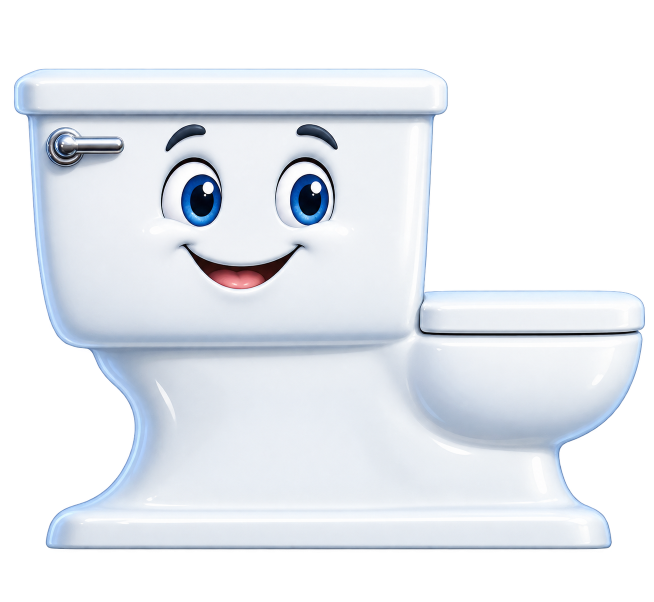
#> input picture preparation/design/gameplay-toilet-r2/candidate-b/assets/object_toilet.generated.png, 1308 x 1203 px (shown at 1/2 size); its folder holds only this picture in this run
$ python prepare_assets.py
#> lines starting #> are read from the running program, lines starting #| are printed output that depends on the picture; after the words box and inside, x2 and y2 are one past the last pixel; in counts of white or black regions, pixels touching at a corner belong together
"""Local alpha cleanup and NEXT derivation; original generated pixels retained separately."""
from pathlib import Path
import hashlib
import json
import shutil
from PIL import Image, ImageFilter, ImageDraw

ROOT = Path(__file__).resolve().parent
ASSETS = ROOT / 'assets'
ASSETS.mkdir(exist_ok=True)
SOURCES = json.loads((ROOT / 'SOURCE.json').read_text())
#> (reads preparation/design/gameplay-shapes/SOURCE.json from the repository)
rows = []
for source in SOURCES['sources']:
    if not source['selected']:
        continue
    slug = source['slug']
    original = Path(source['generated_path'])
    copied = ASSETS / f'object_{slug}.generated.png'
    shutil.copy2(original, copied)
    im = Image.open(copied).convert('RGBA')
#> im is the input picture: PIL image 1308x1203 RGBA; mean R, G, B, A 124.8, 128.8, 134.4, 143.3
    alpha = im.getchannel('A')
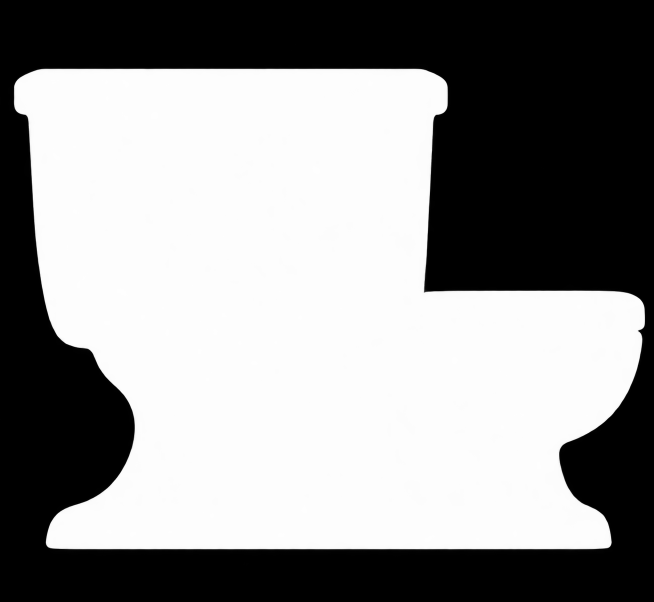
#> alpha: PIL image 1308x1203 L (shown at 1/2 size); min 0, max 255, mean 143.3
    # A solid seed inside each subject excludes detached alpha specks. Median
    # smooths only sub-pixel-at-game-scale generated edge noise; RGB is retained.
    binary = alpha.point(lambda v: 255 if v >= 160 else 0).filter(ImageFilter.MedianFilter(7))
#> binary: PIL image 1308x1203 L; 56.6% white; 1 black region, box (x1, y1, x2, y2) and area: (0, 0, 1308, 1203) 683118
    seed = (int(im.width * .5), int(im.height * (.65 if slug == 'toilet' else .5)))
#> seed = (654, 781)
    if binary.getpixel(seed) != 255:
        raise ValueError(f'{slug}: foreground seed missing')
    ImageDraw.floodfill(binary, seed, 128, thresh=0)
    subject = binary.point(lambda v: 255 if v == 128 else 0)
    mask = subject.filter(ImageFilter.GaussianBlur(.7))
    im.putalpha(mask)
    box = mask.getbbox()
#> box = (26, 136, 1292, 1100)
    crop = im.crop(box)
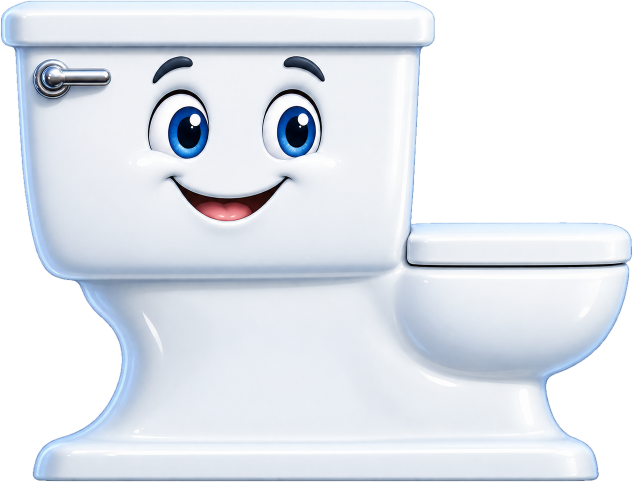
#> crop: PIL image 1266x964 RGBA (shown at 1/2 size); mean R, G, B, A 158.8, 164, 171.2, 186; transparent parts drawn white
    # Same maximum raster dimension, never anisotropic scaling.
    scale = min(1, 768 / max(crop.size))
#> scale = 0.607
    out_size = (round(crop.width * scale), round(crop.height * scale))
#> out_size = (768, 585)
    crop = crop.resize(out_size, Image.Resampling.LANCZOS)
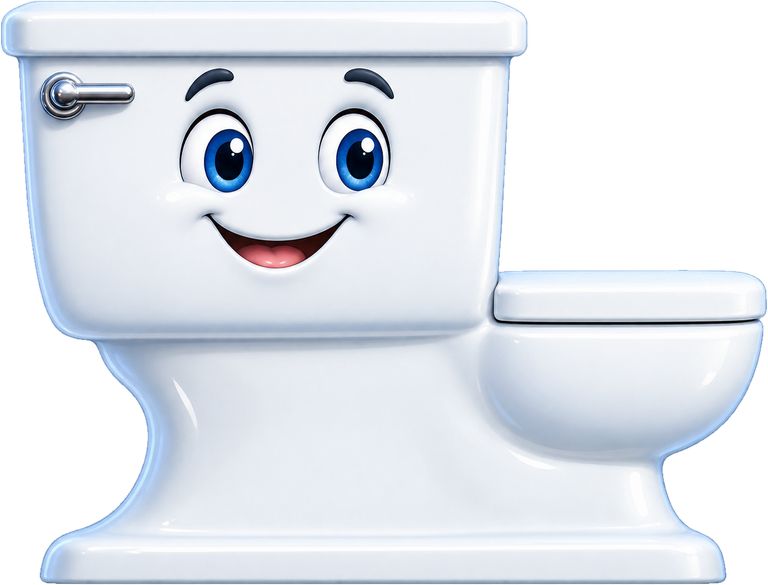
#> crop: PIL image 768x585 RGBA; mean R, G, B, A 157.4, 162.6, 169.8, 186; transparent parts drawn white
    output = Image.new('RGBA', (crop.width + 16, crop.height + 16))
#> output: PIL image 784x601 RGBA; every value is 0
    output.paste(crop, (8, 8))
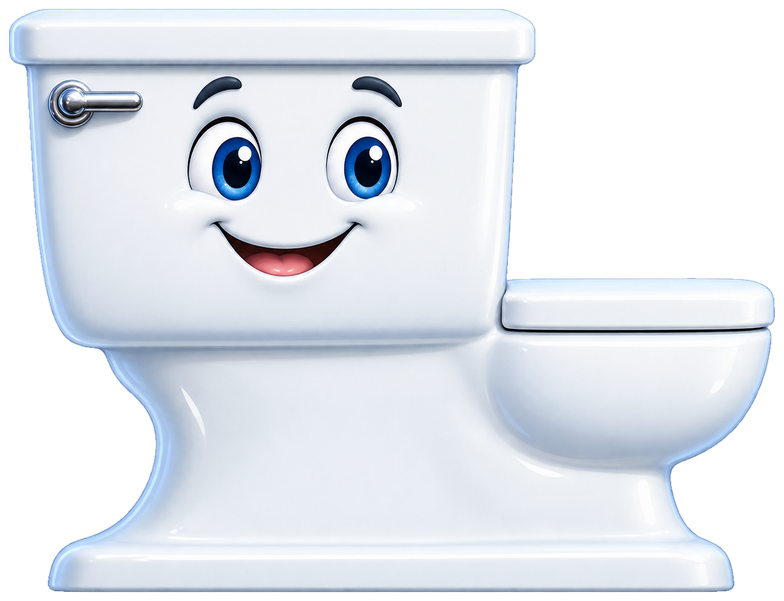
#> output: PIL image 784x601 RGBA; mean R, G, B, A 150.1, 155, 161.9, 177.4; transparent parts drawn white
    sprite = ASSETS / f'object_{slug}.png'
    output.save(sprite)
    silhouette = Image.new('RGBA', output.size, (216, 231, 248, 255))
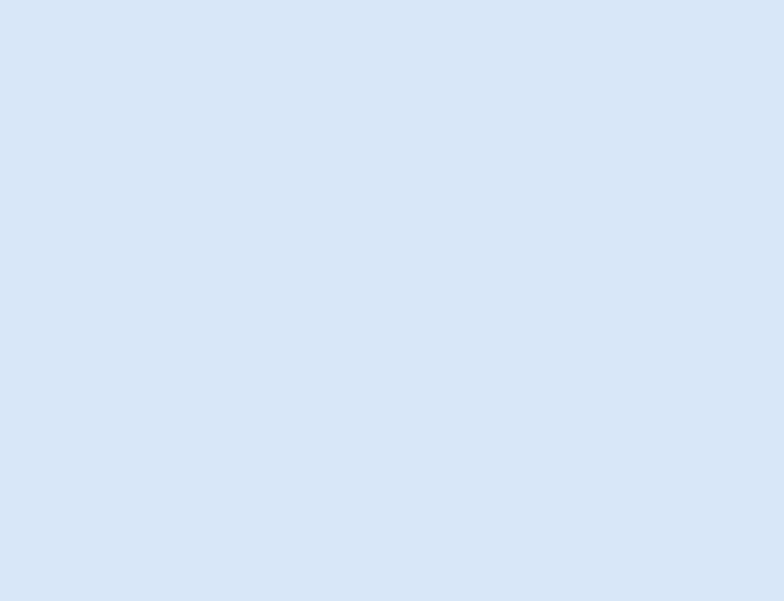
#> silhouette: PIL image 784x601 RGBA; mean R, G, B, A 216, 231, 248, 255
    silhouette.putalpha(output.getchannel('A'))
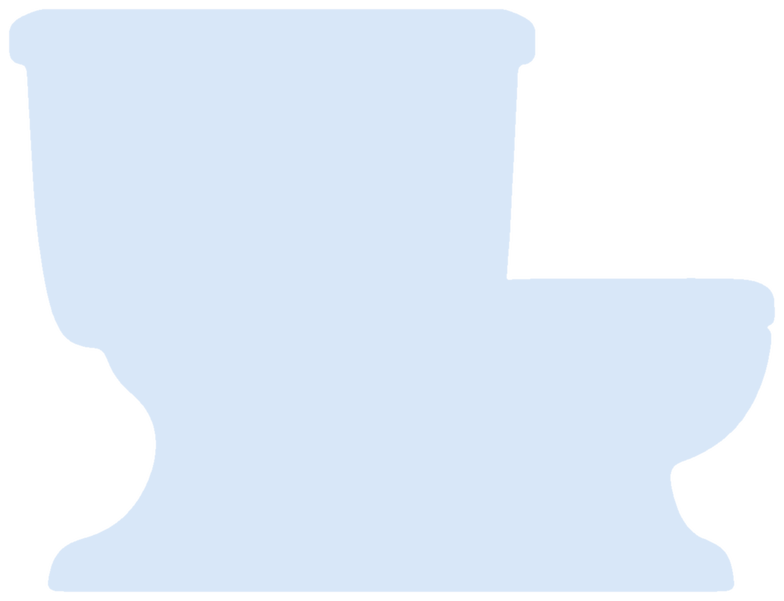
#> silhouette: PIL image 784x601 RGBA; mean R, G, B, A 216, 231, 248, 177.4; transparent parts drawn white
    next_path = ASSETS / f'next_{slug}.png'
    silhouette.save(next_path)
    alpha128 = output.getchannel('A').point(lambda v: 255 if v >= 128 else 0).getbbox()
#> alpha128 = (9, 9, 775, 592)
#> (the run stopped early here; a loop or call above may not have finished)
